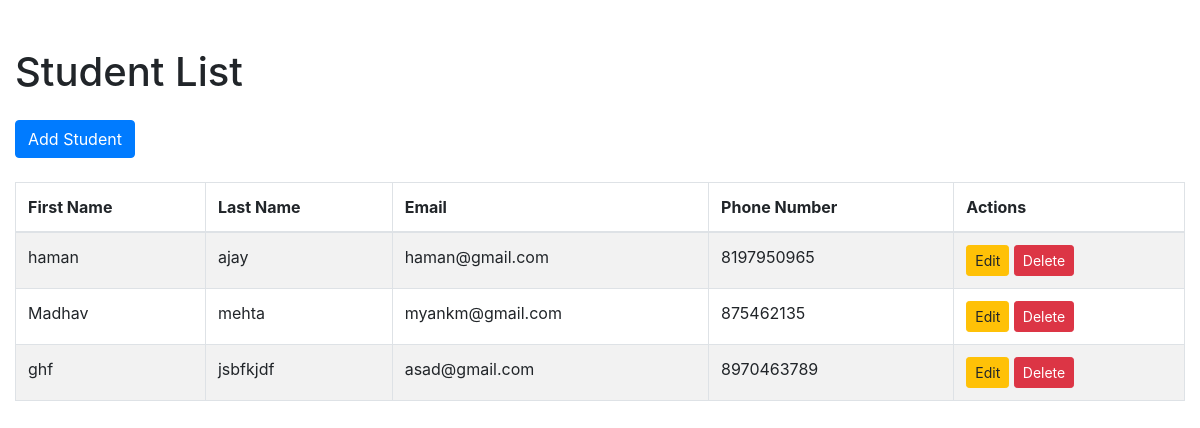
The page / on the database its author committed.
### students/models.py (models this page shows, shortened)
class Student(models.Model):
    first_name = models.CharField(max_length=100)
    last_name = models.CharField(max_length=100)
    email = models.EmailField()
    phone_number = models.CharField(max_length=15)
    date_of_birth = models.DateField()

### students/views.py (the view)
# urls.py: path('', views.student_list, name='student_list'),
def student_list(request):
    students = Student.objects.all()
    return render(request, 'students/student_list.html', {'students': students})

### students/templates/students/student_list.html (shortened to what this page needs)
<!DOCTYPE html>
<html lang="en">
<head>
    <link rel="stylesheet" href="https://maxcdn.bootstrapcdn.com/bootstrap/4.5.2/css/bootstrap.min.css">
</head>
<body>
    <div class="container mt-5">
        <h1 class="mb-4">Student List</h1>
        <a href="{% url 'student_create' %}" class="btn btn-primary mb-4">Add Student</a>
        <div class="table-responsive">
            <table class="table table-striped table-bordered">
                <thead>
                    <tr>
                        <th>First Name</th>
                        <th>Last Name</th>
                        <th>Email</th>
                        <th>Phone Number</th>
                        <th>Actions</th>
                    </tr>
                </thead>
                <tbody>
                    {% for student in students %}
                    <tr>
                        <td>{{ student.first_name }}</td>
                        <td>{{ student.last_name }}</td>
                        <td>{{ student.email }}</td>
                        <td>{{ student.phone_number }}</td>
                        <td>
                            <a href="{% url 'student_update' student.id %}" class="btn btn-warning btn-sm">Edit</a>
                            <a href="{% url 'student_delete' student.id %}" class="btn btn-danger btn-sm">Delete</a>
                        </td>
                    </tr>
                    {% empty %}
                    <tr>
                        <td colspan="5">No students available.</td>
                    </tr>
                    {% endfor %}
                </tbody>
            </table>
        </div>
    </div>
</body>
</html>

### students/templates/students/student_list.html (style rules this page uses)
.container { max-width: 1200px; }

### rows shown on the page
Student: first_name "haman", last_name "ajay", email "haman@gmail.com", phone_number "8197950965"
Student: first_name "Madhav", last_name "mehta", email "myankm@gmail.com", phone_number "875462135"
Student: first_name "ghf", last_name "jsbfkjdf", email "asad@gmail.com", phone_number "8970463789"
